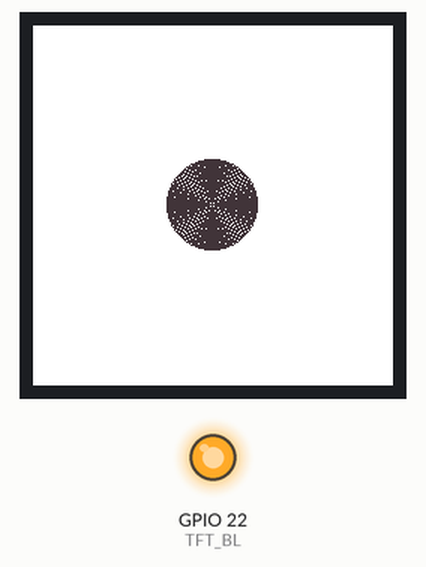
A sketch run on a simulated ESP32. Parts: 240×240 colour display, output pins drawn as LEDs (lit = HIGH). Random numbers use the default seed unless the sketch sets one.

Above: at 0.63 s.
At 5.51 s:
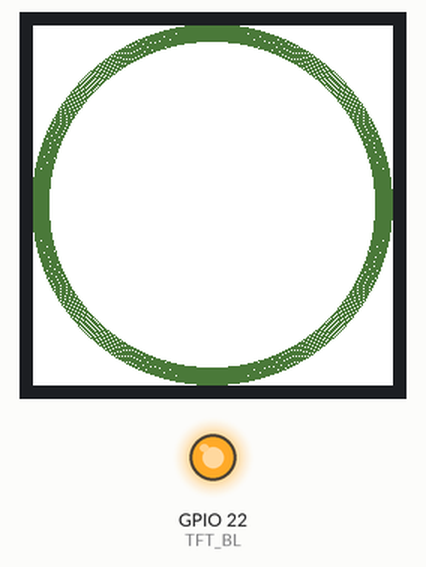
At 10.39 s:
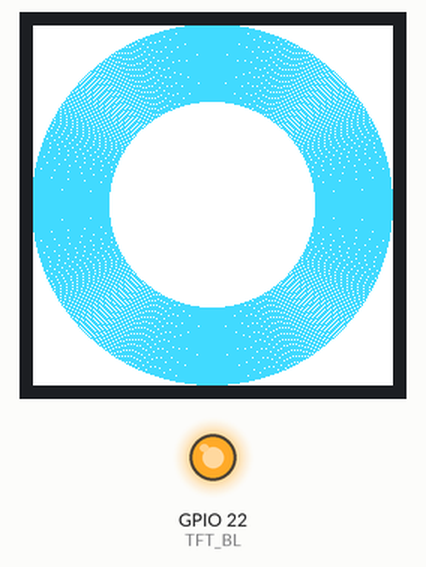
At 20.16 s:
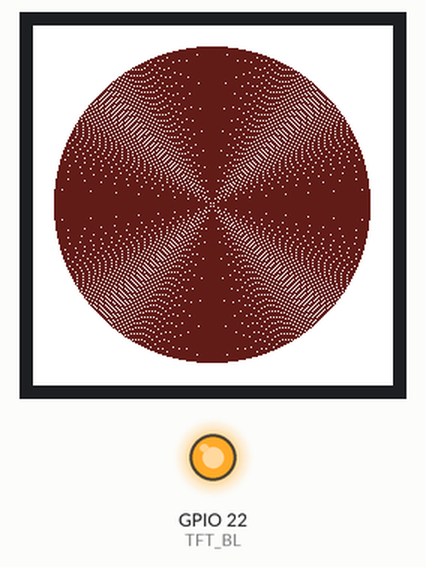
At 29.94 s:
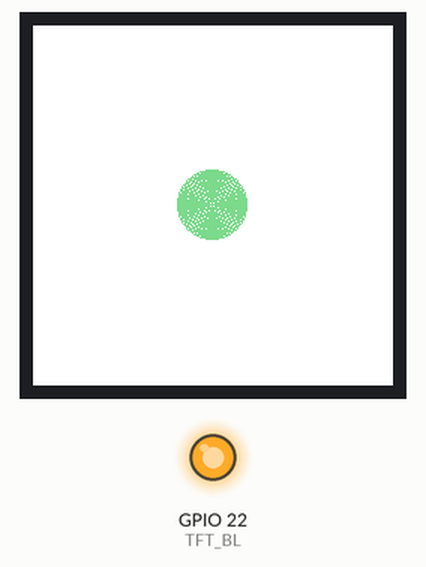
At 39.7 s:
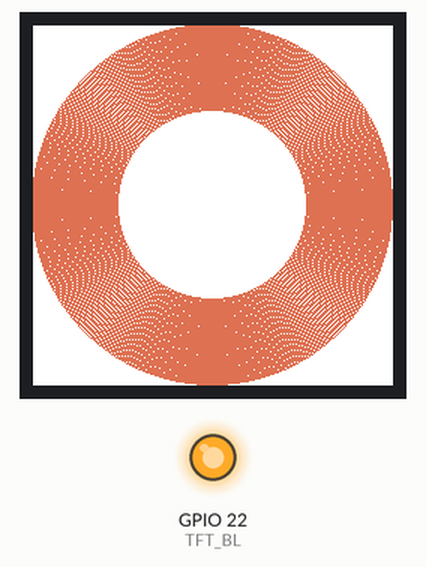

The sketch:

Animacion.ino
```cpp
/*******************************************************************************

  *  Áster Electrónica
  *  Display Circular GC9A01 240x240.
  *  Ejemplo 'Animación' para ESP32 DevKit
  *  Abstract: En este ejemplo aparecerá una animación realizada con bucles for y comandos básicos de gráficos GFX, se verán circulos concentricos
  *  que cambian de color aleatoriamente.
  *  Modificado y comentado por Miguel AngelLo.
  *  Conexiones físicas:
  *  Esp32 DevKit | Display Circular
  *   3.3V ó Vin -> VCC
  *          GND -> GND
  *          D18 -> SCL
  *          D23 -> SDA
  *          D33 -> RST
  *          D27 -> DC
  *          D5  -> CS
  *          D22 -> BL
  *
  * IMPORTANTE:
  * Deberás contar con la biblioteca 'Arduino_GFX_Library' instalada en tu Arduino IDE
  * puedes descargarla en el siguiente enlace
  * https://github.com/moononournation/Arduino_GFX

********************************************************************************/

#include <Arduino_GFX_Library.h>
/* Para más información sobre la declaración del display y la tarjeta de control consulta:
https://github.com/moononournation/Arduino_GFX/wiki/Dev-Device-Declaration */
#if defined(DISPLAY_DEV_KIT)
Arduino_GFX *gfx = create_default_Arduino_GFX();
#else /* !defined(DISPLAY_DEV_KIT) */

/* Configuramos el tipo de Bus de Datos que usaremos, en este caso será Hardware SPI del ESP32 DevKit
para más información consulte:
https://github.com/moononournation/Arduino_GFX/wiki/Data-Bus-Class */
Arduino_DataBus *bus = new Arduino_ESP32SPI(27 /* DC */, 5 /* CS */, 18 /* SCK */, 23 /* MOSI */, -1 /* MISO */, VSPI /* spi_num */);

/* Configuramos el controlador de la pantalla, en este caso es el CI GC9A01
para más información consulte:
https://github.com/moononournation/Arduino_GFX/wiki/Display-Class */
Arduino_GFX *gfx = new Arduino_GC9A01(bus, 33 /* RST */, 0 /* rotation */, true /* IPS */);

#endif /* !defined(DISPLAY_DEV_KIT) */
/*******************************************************************************
 * Aquí termina el bloque de configuración de nuestro Display Circular GC9A01 para ESP32 DevKit
 ******************************************************************************/

//Declaramos el D22 del DevKit para controlar la retroiluminacion del display
#define TFT_BL 22

void setup(void)
{
    //Inicializamos la comunicación
    gfx->begin();
    //Colocamos un fondo de color blanco
    gfx->fillScreen(WHITE);

    //Si se declaró un pin BL este encendará la retroiluminación de la pantalla
#ifdef TFT_BL
    pinMode(TFT_BL, OUTPUT);
    digitalWrite(TFT_BL, HIGH);
#endif
}

void loop()
{
    //Asignamos un color aleatorio al principio de cada bucle if
    int color=random(0xffff);
    //Acontinuación este bucle dibujara circulos concentricos del centro hacia fuera de la pantalla
    for(int i=0;i<121;i++){
    gfx->drawCircle(119/*centro x*/,119/*centro y*/,i/*radio*/,color/*color*/);
    delay(10);
    }
    //Volvemos a colocar la pantalla en blanco al final de cada bucle
    for(int i=0;i<121;i++){
    gfx->drawCircle(119/*centro x*/,119/*centro y*/,i/*radio*/,WHITE);
    delay(10);
    }
    //Se repite el ciclo
}
```
